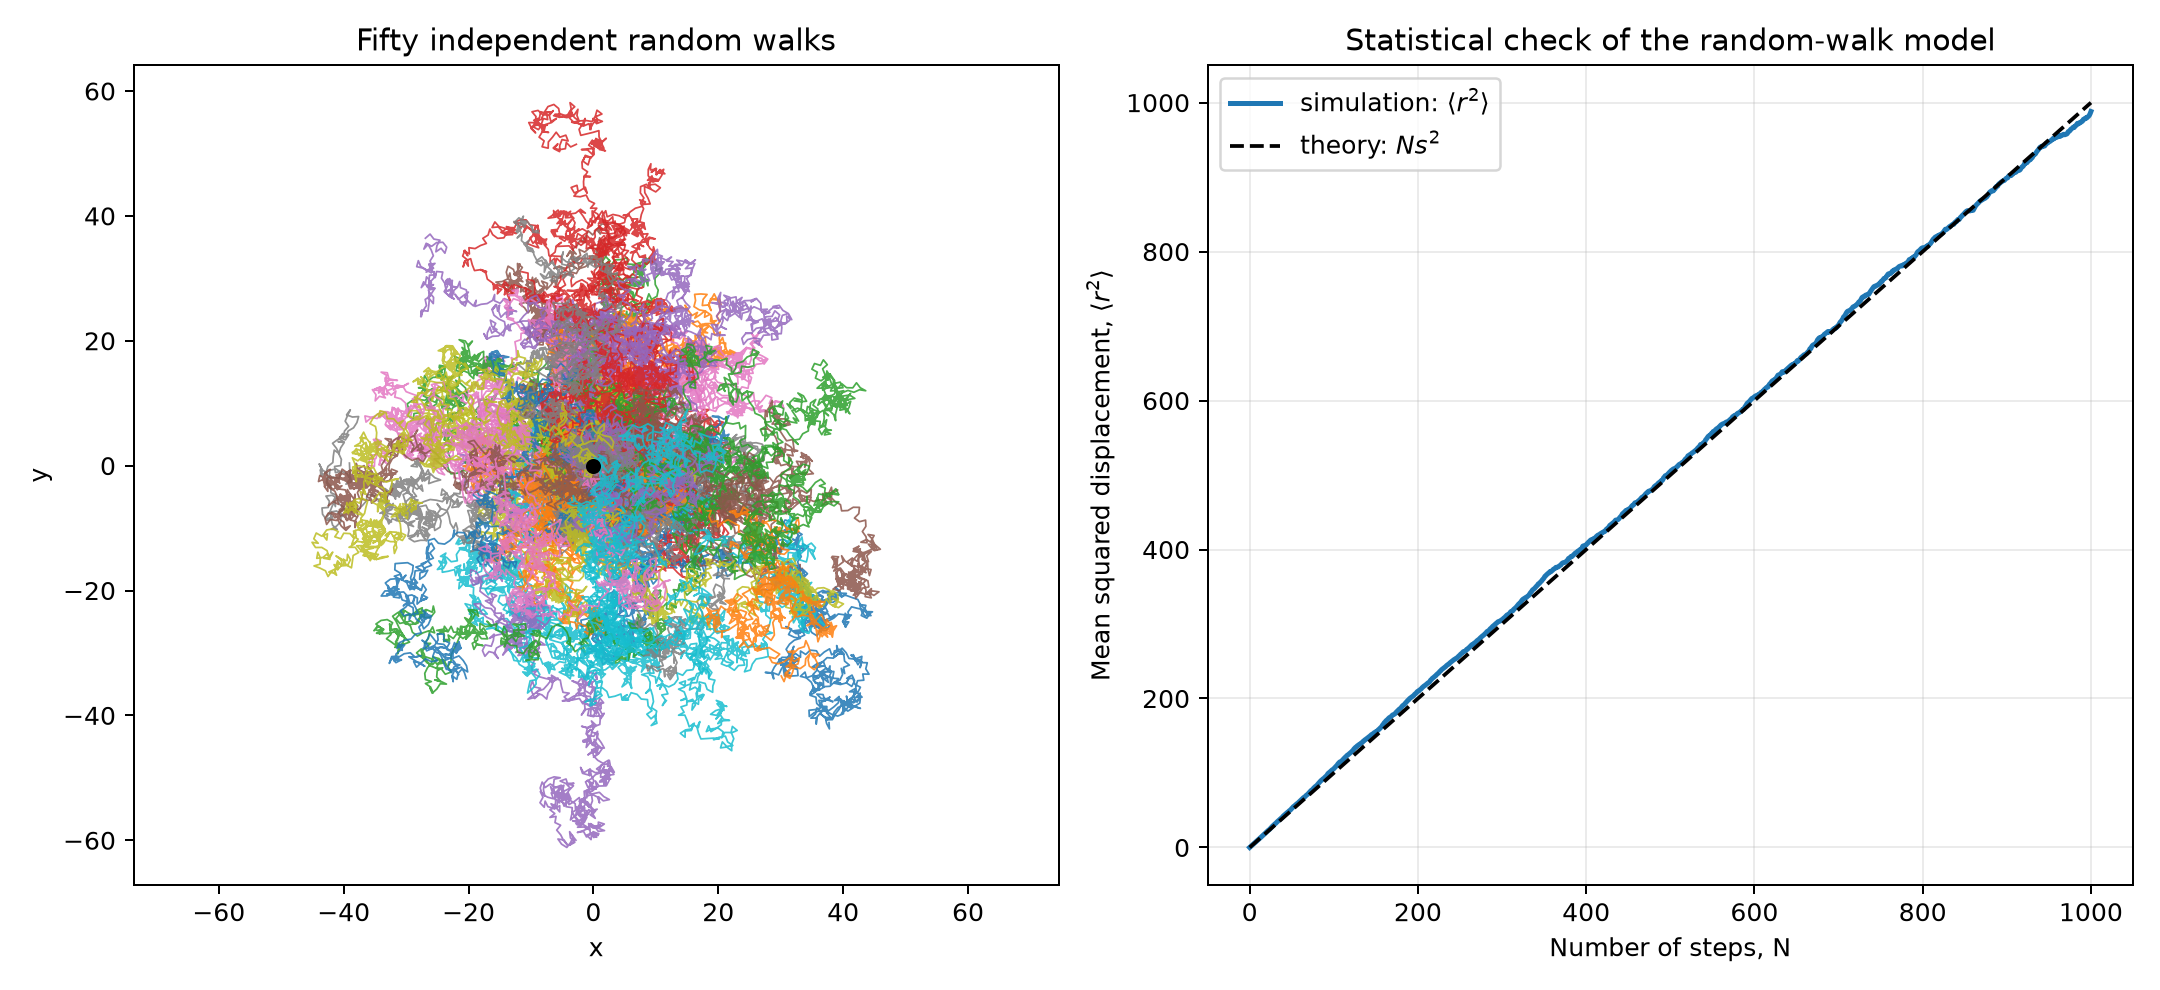

This figure's Python source:
"""
BPhO Computational Physics Challenge 2026 - Quantum Mechanics
TASK #1: Random Walk

Model: N steps of fixed size s, each in a random direction theta ~ U(0, 2*pi).
"""

import os
from pathlib import Path

os.environ.setdefault("MPLCONFIGDIR", str(Path(__file__).with_name(".matplotlib")))
import matplotlib
matplotlib.use("Agg")
import numpy as np
import matplotlib.pyplot as plt


def random_walk(N: int, s: float, n_walkers: int = 1, seed: int | None = None) -> np.ndarray:
    """
    Simulate `n_walkers` independent 2D random walks of N steps each,
    step length s, step direction theta ~ Uniform(0, 2*pi).

    Returns
    -------
    positions : ndarray, shape (n_walkers, N+1, 2)
        positions[:, 0, :] is the origin; positions[:, k, :] is the
        position after k steps.
    """
    rng = np.random.default_rng(seed)

    theta = rng.uniform(0.0, 2.0 * np.pi, size=(n_walkers, N))
    dx = s * np.cos(theta)
    dy = s * np.sin(theta)

    steps = np.stack([dx, dy], axis=-1)                 # (n_walkers, N, 2)
    positions = np.cumsum(steps, axis=1)                 # (n_walkers, N, 2)
    origin = np.zeros((n_walkers, 1, 2))
    positions = np.concatenate([origin, positions], axis=1)  # (n_walkers, N+1, 2)

    return positions


def net_displacement(positions: np.ndarray) -> np.ndarray:
    """End-to-end displacement |r_N - r_0| for each walker. Shape (n_walkers,)."""
    return np.linalg.norm(positions[:, -1, :] - positions[:, 0, :], axis=-1)


def plot_walks(positions: np.ndarray, s: float, ax=None, show_start=True):
    """Plot every walker's trajectory on one set of axes."""
    if ax is None:
        _, ax = plt.subplots(figsize=(6, 6))

    n_walkers = positions.shape[0]
    for i in range(n_walkers):
        ax.plot(positions[i, :, 0], positions[i, :, 1], lw=0.7, alpha=0.85)

    if show_start:
        ax.plot(0, 0, "ko", ms=5, label="start")

    ax.set_xlabel("x")
    ax.set_ylabel("y")
    ax.set_aspect("equal", adjustable="datalim")
    ax.set_title(f"Random walk. Step size = {s}")
    return ax


if __name__ == "__main__":
    N = 1000        # steps per walk
    s = 1.0         # step size
    seed = 42

    # A modest overlay keeps individual paths legible.
    paths = random_walk(N, s, n_walkers=50, seed=seed)
    # A larger ensemble tests the random-walk prediction <r^2> = N s^2.
    ensemble = random_walk(N, s, n_walkers=3000, seed=seed + 1)
    mean_squared_displacement = np.mean(np.sum(ensemble**2, axis=-1), axis=0)
    step_number = np.arange(N + 1)

    fig, (ax_paths, ax_validation) = plt.subplots(1, 2, figsize=(12, 5.5))
    plot_walks(paths, s, ax=ax_paths)
    ax_paths.set_title("Fifty independent random walks")
    ax_validation.plot(step_number, mean_squared_displacement,
                       label=r"simulation: $\langle r^2\rangle$", lw=2)
    ax_validation.plot(step_number, step_number * s**2, "--", color="black",
                       label=r"theory: $Ns^2$")
    ax_validation.set(xlabel="Number of steps, N",
                      ylabel=r"Mean squared displacement, $\langle r^2\rangle$",
                      title="Statistical check of the random-walk model")
    ax_validation.grid(alpha=0.25)
    ax_validation.legend()
    fig.tight_layout()
    fig.savefig("task1.png", dpi=180)

    # sanity check
    r = net_displacement(ensemble)
    rms_sim = np.sqrt(np.mean(r ** 2))
    rms_theory = s * np.sqrt(N)
    print(f"RMS displacement (simulated) : {rms_sim:.3f}")
    print(f"RMS displacement (theory s*sqrt(N)) : {rms_theory:.3f}")
